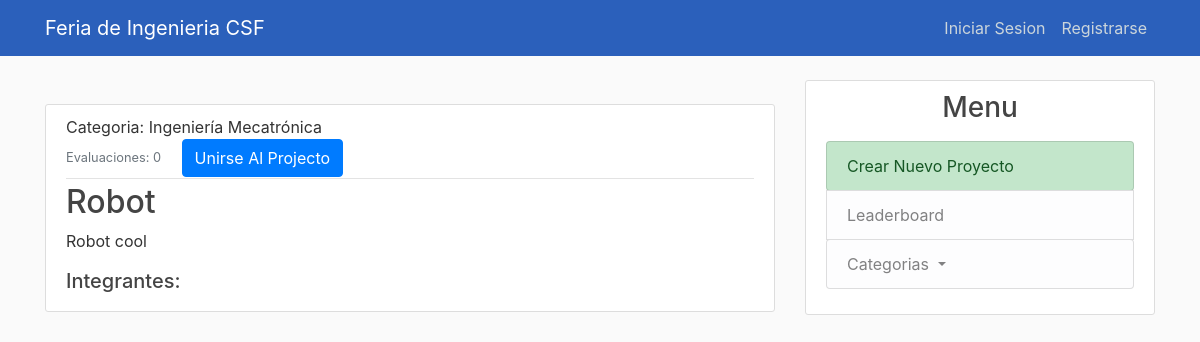
/project/3/, run on an earlier commit of the app's database.
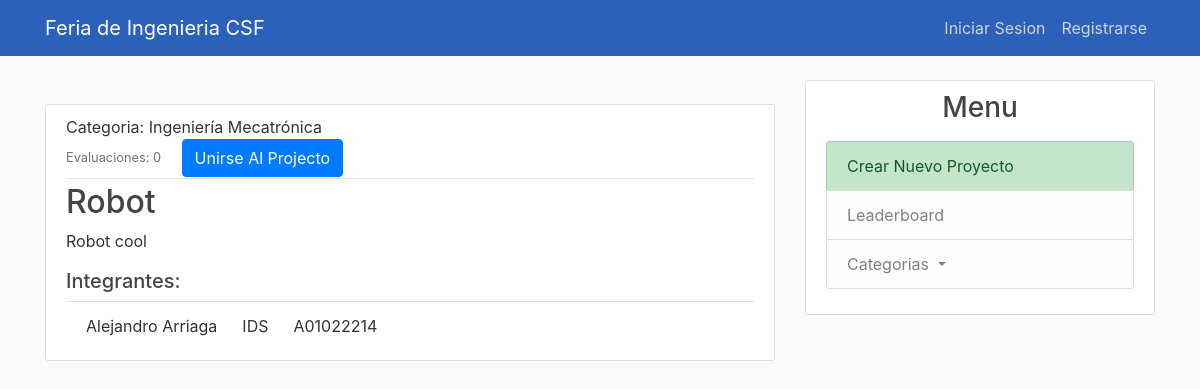
And on a later commit of the database.
### users/models.py (models this page shows, shortened)
class Alumno(models.Model):
    matricula = models.CharField(max_length=9,primary_key=True)
    nombres = models.CharField(max_length=140)
    apellidos = models.CharField(max_length=140)
    proyecto = models.ForeignKey(projects.Project,on_delete=models.CASCADE, null =True)
    carrera = models.CharField(max_length=5)

### feria_ing/views.py (the view)
# urls.py: path('project/<int:pk>/', ProjectDetailView.as_view(), name="project-detail")
class ProjectDetailView(DetailView):
    model = Project
    def get_context_data(self, **kwargs):
        context = super(ProjectDetailView, self).get_context_data(**kwargs)
        alum = []
        list_al = Alumno.objects.all()
        project_id = self.kwargs['pk']
        ld_user = self.request.user
        self.request.session['pk'] = project_id
        mat = ld_user.username.split('@')[0]
        current_user = None
        for al in list_al:
            if al.matricula == mat:
                current_user = al
            if al.proyecto_id == project_id:
                alum.append(al)
        context['alumnos'] = alum
        context['user_current'] = current_user
        return context

### feria_ing/models.py (called while the page is built)
    def __str__(self):
        return self.nombre

### feria_ing/templates/feria_ing/project_detail.html (shortened to what this page needs)
{% extends "feria_ing/base.html" %}
{% block content %}
  <br>
        <article class="media content-section">
          <div class="media-body">
            <div class="article-metadata">
                Categoria: <a class="mr-2">{{ object.categorias }}</a>
                <br>
              <small class="text-muted">Evaluaciones: {{ object.evaluaciones }}</small>
              {% if user_current.proyecto == None %}
              &emsp;<a class="btn btn-primary " href="{% url 'unirse_proyecto'%}" onclick="return confirm('Seguro que quieres unirte a este proyecto ?')">Unirse Al Projecto</a>
              {% endif %}
            </div>
            <h2>{{ object.nombre }}</h2>
            <p class="article-content">{{ object.descripcion }}</p>
            <h5>Integrantes: </h5>
            <ul class="list-group list-group-flush">
                {%for alumno in alumnos%}
                <li class="list-group-item">{{alumno.nombres}} {{alumno.apellidos}} &emsp; {{alumno.carrera}}
                    &emsp; {{alumno.matricula}}
                </li>
                {% endfor %}
              </ul>
          </div>
        </article>
{% endblock content %}

What changed in the data, as far as the page shows it:
now on this page (row edited): Alumno: nombres "Alejandro", apellidos "Arriaga", carrera "IDS", matricula "A01022214"
